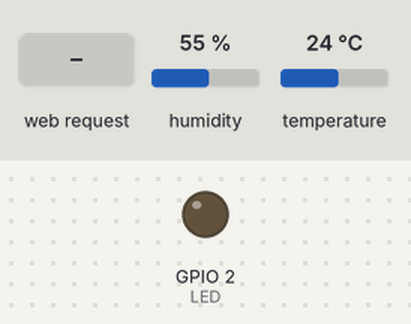
This program was run on a simulated ESP32. On the bench: output pins drawn as LEDs (lit = HIGH). Inputs (shaded band) come from the test bench; at power-on: humidity 55 %, temperature 24 °C. WiFi joins after 1.5 s; servers stay silent unless stated; what the program prints to the serial monitor is not drawn.

Above: at 2.7 s.
2.8 s: HTTP request GET /led_ON received
At 3.4 s:
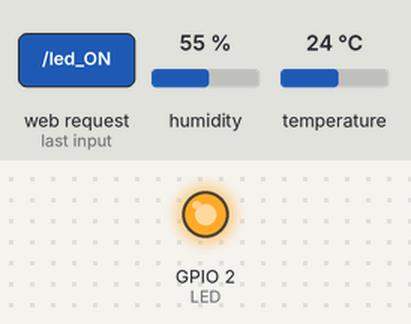
4.3 s: HTTP request GET /led_OFF received
At 4.6 s:
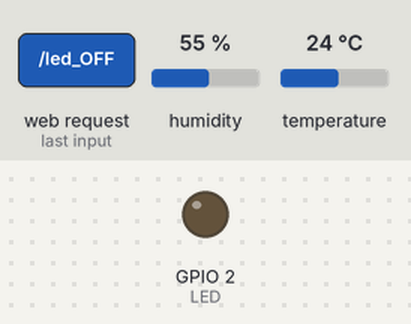
Timing chart, 0 to 7.3 s (numbered marks = the images above; inputs shaded):
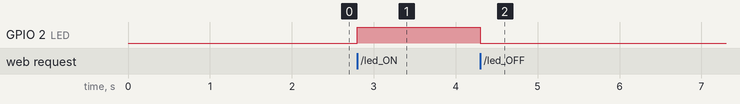

Measured:
- after the input at 2.8 s, GPIO 2 (LED): LOW → HIGH at once
- after the input at 4.3 s, GPIO 2 (LED): HIGH → LOW at once

The program:

main.cpp
```cpp
#include <Arduino.h>
#include <WiFi.h>
#include <WebServer.h>
#include <DHT.h>
#define LED 2

#define DHTPIN 13
#define DHTTYPE DHT22

const char *ssid = "Aula 1";
const char *pwd = "Horus.2025";

String ledStatus = "off"; // estado del led

DHT dhtSensor(DHTPIN, DHTTYPE);
float temperature;
float humidity;

String homePage = "<!DOCTYPE html><html lang=\"en\"><head><meta charset=\"UTF-8\"><meta name=\"viewport\" content=\"width=device-width,initial-scale=1\"><title>Document</title></head><body><h1>Hola mundo</h1><h2>Esta es la página home</h2><hr><a href=\"/firstPage\">Ir a la primera página.</a></body></html>";
String firstPage = "<!DOCTYPE html><html lang=\"en\"><head><meta charset=\"UTF-8\"><meta name=\"viewport\" content=\"width=device-width,initial-scale=1\"><title>Document</title></head><body><h2>Esta es la primera página</h2><hr></body></html>";

WebServer server(80);

// --------------
// void homePage();
// void firstPage();
void ledON();
void ledOFF();
void readTemperature();
// --------------

void setup()
{
  pinMode(LED, OUTPUT);
  digitalWrite(LED, LOW);

  Serial.begin(115200);
  dhtSensor.begin();
  WiFi.mode(WIFI_STA);
  WiFi.begin(ssid, pwd);
  while (WiFi.status() != WL_CONNECTED)
  {
    delay(500);
    Serial.print(".");
  }
  Serial.print("\n");
  Serial.print("Conectado a: ");
  Serial.println(WiFi.localIP());

  // server.on("/", homePage);
  // server.on("/firstPage", firstPage);
  server.on("/led_ON", ledON);
  server.on("/led_OFF", ledOFF);
  server.on("/temperature", readTemperature);

  server.begin(); // Inicia el servidor
  Serial.println("Servidor iniciado");
}

void loop()
{
  server.handleClient();
  temperature = dhtSensor.readTemperature();
  humidity = dhtSensor.readHumidity();
}

// void homePage()
// {
//   // server.send(200, "text/html", homePage);
// }

// void firstPage()
// {
//   // server.send(200, "text/html", firstPage);
// }

void ledON()
{
  digitalWrite(LED, HIGH);
  ledStatus = "on";
  server.send(200, "text/html", "Led ON");
}

void ledOFF()
{
  digitalWrite(LED, LOW);
  ledStatus = "off";
  server.send(200, "text/html", "Led OFF");
}

void readTemperature()
{
  String html = "<h1>La temperatura es: " + String(temperature) + "&ordm; " + "y la humedad es: " + String(humidity) + "%</h1>";
  server.send(200, "text/html", html);
}
```
